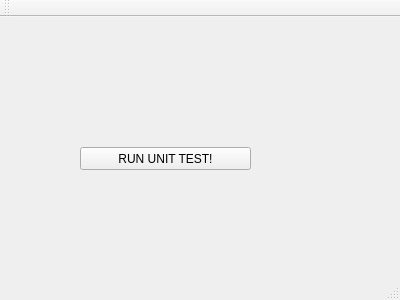
<?xml version="1.0" encoding="UTF-8"?>
<ui version="4.0">
 <class>MainWindow</class>
 <widget class="QMainWindow" name="MainWindow">
  <property name="geometry">
   <rect>
    <x>0</x>
    <y>0</y>
    <width>400</width>
    <height>300</height>
   </rect>
  </property>
  <property name="windowTitle">
   <string>MainWindow</string>
  </property>
  <widget class="QWidget" name="centralWidget">
   <widget class="QPushButton" name="pushButton">
    <property name="geometry">
     <rect>
      <x>80</x>
      <y>130</y>
      <width>171</width>
      <height>23</height>
     </rect>
    </property>
    <property name="text">
     <string>RUN UNIT TEST!</string>
    </property>
   </widget>
  </widget>
  <widget class="QMenuBar" name="menuBar">
   <property name="geometry">
    <rect>
     <x>0</x>
     <y>0</y>
     <width>400</width>
     <height>21</height>
    </rect>
   </property>
  </widget>
  <widget class="QToolBar" name="mainToolBar">
   <attribute name="toolBarArea">
    <enum>TopToolBarArea</enum>
   </attribute>
   <attribute name="toolBarBreak">
    <bool>false</bool>
   </attribute>
  </widget>
  <widget class="QStatusBar" name="statusBar"/>
 </widget>
 <layoutdefault spacing="6" margin="11"/>
 <resources/>
 <connections/>
</ui>
